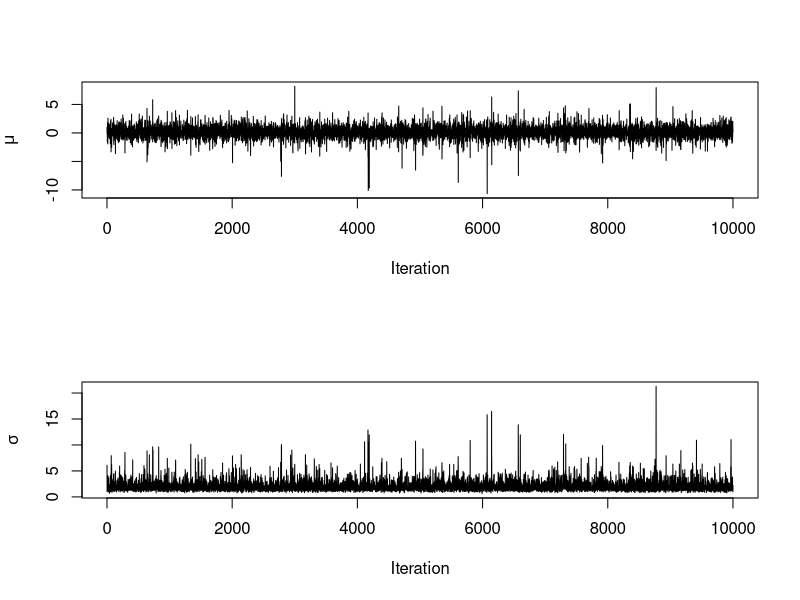
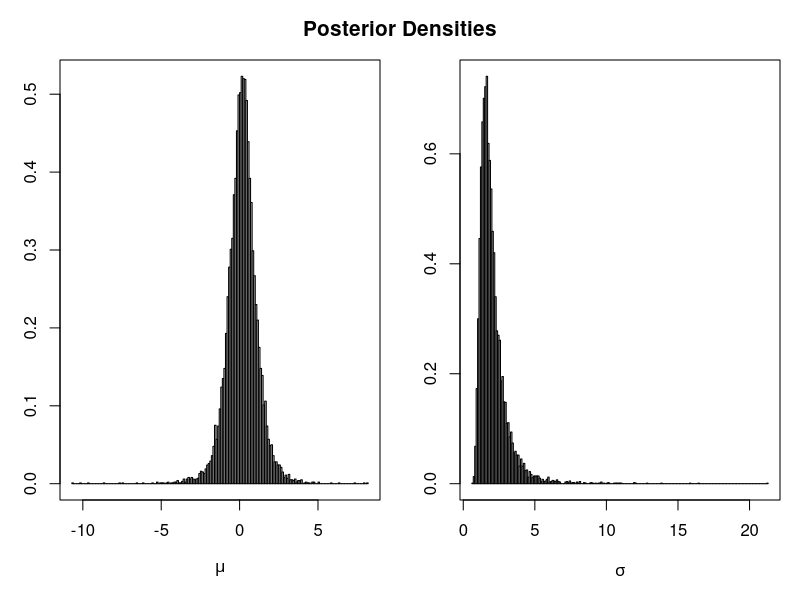
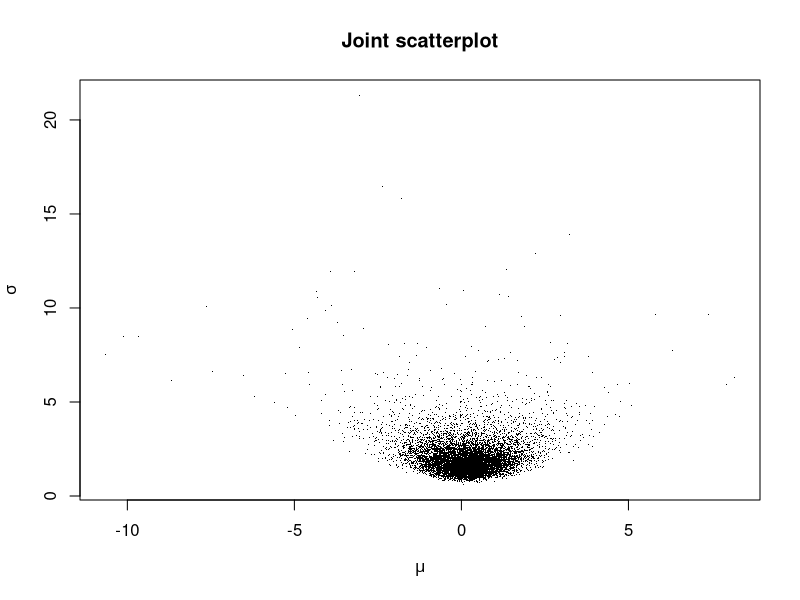
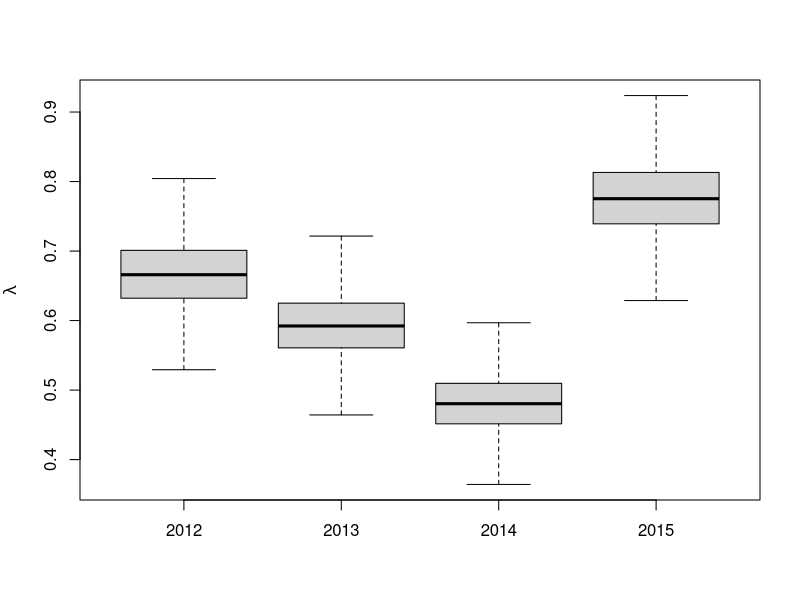
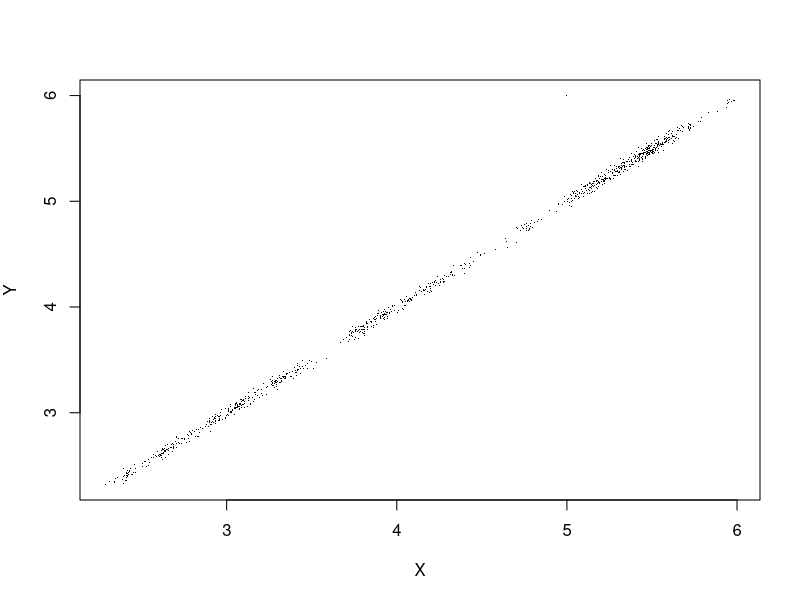
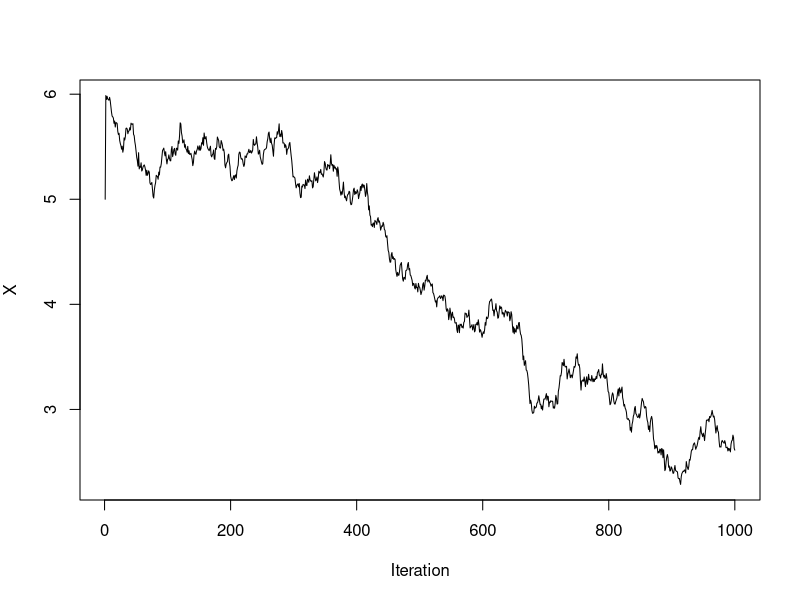
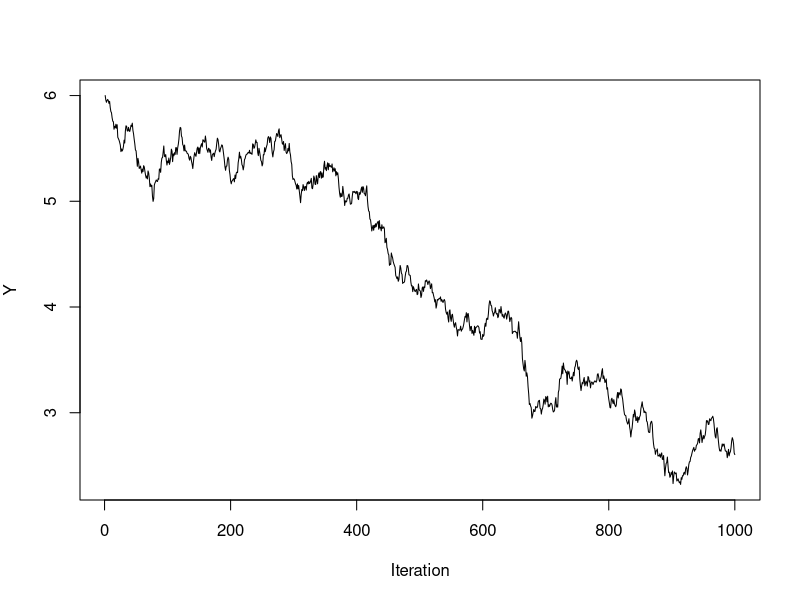

Generate these figures, in order, with R:

####
#### Normal data with unknown mean and variance
####

# data set
X <- c(2.68, 1.18, -0.97, -0.98, -1.03)
# number of data points
n <- length(X)
# mean of data set
X_bar <- mean(X)

m0 <- 0
tau2_0 <- 100^2
a0 <- b0 <- 0.1

MC <- 10000
mu <- numeric(MC)
s2 <- numeric(MC)

## arbitrary starting values
mu[1] <- 1
s2[1] <- 37

## run the sampler
for (i in 2:MC) {
	## draw 'mu'
	tau2 <- 1 / ((n / s2[i-1]) + 1 / tau2_0)
	m <- ((n/s2[i-1]) * X_bar + m0 / tau2_0) * tau2
	mu[i] <- rnorm(1, mean = m, sd = sqrt(tau2))
	## draw 's2'
	a <- a0 + 0.5 * n
	b <- b0 + 0.5 * sum((X - mu[i])^2)
	s2[i] <- 1 / rgamma(1, a, b)
}

sigma <- sqrt(s2)

## look at the output: trace plots
par(mfrow = c(2, 1))
plot(mu, ylab = expression(mu), xlab = "Iteration", type = "l")
plot(sigma, ylab = expression(sigma), xlab = "Iteration", type = "l")

## posteriors 'densities'
par(mfrow = c(1, 2), mar = c(5, 3, 1, 1), oma = c(0, 0, 2, 0))
hist(mu, breaks = "FD", prob = TRUE, xlab = expression(mu), main = "",
     ylab = ""); box()
hist(sigma, breaks = "FD", prob = TRUE, xlab = expression(sigma), main = "",
     ylab = ""); box()
mtext("Posterior Densities", outer = TRUE, font = 2, cex = 1.25)

## scatterplot
par(mfrow = c(1, 1), mar = c(5, 4, 4, 2), oma = rep(0, 4))
plot(mu, sigma, pch = ".", xlab = expression(mu),
     ylab = expression(sigma), main = "Joint scatterplot")

## posterior summaries
mu_summary <- c(mean = mean(mu), sd = sd(mu), quantile(mu, c(0.05, 0.25, 0.5, 0.75, 0.95)))
sigma_summary <- c(mean = mean(sigma), sd = sd(sigma),
                   quantile(sigma, c(0.05, 0.25, 0.5, 0.75, 0.95)))
rbind(mu_summary, sigma_summary)

####
#### NFL concussion data
####

Y <- c(171, 152, 123, 199) # concussions per season
n <- 4 # number of seasons
N <- 256 # number of games per season

## Create an empty matrix for the MCMC samples

MC <- 25000
samples <- matrix(NA, MC, 5)
colnames(samples) <- c("lam1","lam2","lam3","lam4","gamma")

## Initial values
lambda <- Y / N
gamma  <- 1 / mean(lambda)

## priors: lambda|gamma ~ Gamma(1,gamma), gamma ~ InvG(a,b)
a <- 0.1
b <- 0.1

## Gibbs sampling

for(j in 1 : MC) {
    lambda <- rgamma(n, Y + 1, N + gamma)
    ## for(i in 1:n){
    ##    lambda[i] <- rgamma(1,Y[i]+1,N+gamma)
    ## }
   gamma <- rgamma(1, a + n, b + sum(lambda)) 
   samples[j,] <- c(lambda, gamma)
}

boxplot(samples[,1:4], outline = FALSE, ylab = expression(lambda), names = 2012:2015)


####
#### A toy example: bivariate Normal
####  (Standard Normal marginals, with correlation 'rho'. Showing slow convergence
####   of the sampler when components are highly correlated)
####

MC <- 1e3
rho <- 0.9995
sd <- sqrt(1 - rho^2)

samples <- matrix(0, MC, 2)
samples[1, ] <- c(5, 6) # initial values

for (i in 2:MC) {
    ## Update 'X'
    samples[i, 1] <- rnorm(1, mean = rho * samples[i-1, 2], sd = sd)
    ## Update 'Y'
    samples[i, 2] <- rnorm(1, mean = rho * samples[i, 1], sd = sd)
}

plot(samples, pch = '.', xlab = "X", ylab = "Y")

plot(samples[, 1], type = "l", xlab = "Iteration", ylab = "X")
plot(samples[, 2], type = "l", xlab = "Iteration", ylab = "Y")
